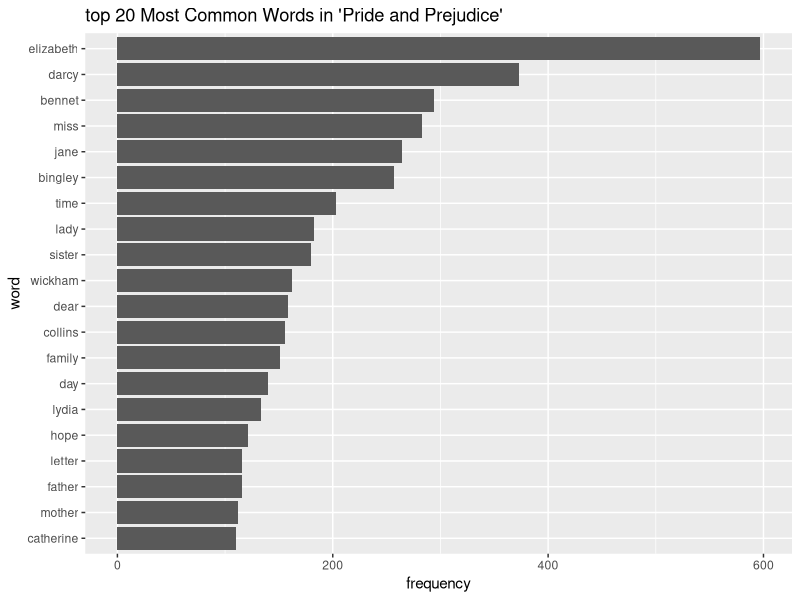

This chart was generated by the following R code:
## ---- chunk 1
knitr::opts_chunk$set(echo = TRUE)
## ---- chunk 2
#install.packages("janeaustenr")
#install.packages("tidytext")

## ---- chunk 3
library(janeaustenr)
library(tidytext)
library(dplyr)
library(ggplot2)
library(stringr)
## ---- chunk 4
text <- austen_books() %>%
  filter(book == "Pride & Prejudice")

head(text)
## ---- chunk 5
words <- text %>%
   unnest_tokens(word, text)
words
## ---- chunk 6
data("stop_words")
filtered_words <- words %>%
  anti_join(stop_words, by = "word")
filtered_words
## ---- chunk 7
word_counts <- filtered_words %>%
  count(word, sort = TRUE)
word_counts
## ---- chunk 8
top_words <- head(word_counts, 20)
ggplot(top_words, aes(x = reorder(word, n), y = n)) +
  geom_col() +
  labs(title = "top 20 Most Common Words in 'Pride and Prejudice'",
       x = "word",
       y = "frequency")+
  coord_flip()
## ---- chunk 9
#' Convert to Custom Pig Latin
#'
#' This function converts English words to a custom version of Pig Latin.
#' The rearrangement component involves moving the last letter of the word
#' to the beginning. The addition component adds "xy" to the end of the word.
#'
#' @param word A character string representing a single English word.
#' @return A character string of the word converted to custom Pig Latin.
#' @examples
#' custom_pig_latin("hello")
#' custom_pig_latin("apple")
#' custom_pig_latin("strong")
#' @export
custom_pig_latin <- function(word) {
  # Validate input
  if (!is.character(word) || length(word) != 1) {
    stop("Input must be a single word (character string).")
  }

  if (nchar(word) == 0) {
    return("xy")
  }

  # Check if word starts with a vowel
  if (tolower(substr(word, 1, 1)) %in% c('a', 'e', 'i', 'o', 'u')) {
    # Move the last letter to the start and add "xy"
    return(paste0(substr(word, nchar(word), nchar(word)), substr(word, 1, nchar(word) - 1), "xy"))
  } else {
    # Move the first letter to the end, then the last to the start, and add "xy"
    return(paste0(substr(word, nchar(word), nchar(word)), substr(word, 2, nchar(word) - 1), substr(word, 1, 1), "xy"))
  }
}

## ---- chunk 10
custom_pig_latin("hello") # "ohellxy"
custom_pig_latin("apple") # "eapplxy"
custom_pig_latin("strong") # "gstronxy"
## ---- chunk 11
library(testthat)
## ---- chunk 12
# Begin test cases
test_that("Custom Pig Latin Conversion Works Correctly", {
  expect_equal(custom_pig_latin("hello"), "oellhxy")
  expect_equal(custom_pig_latin("apple"), "eapplxy")
  expect_equal(custom_pig_latin("strong"), "gtronsxy")
})

test_that("Handles Non-Standard Input", {
  expect_error(custom_pig_latin(123))
  expect_error(custom_pig_latin(TRUE))
  expect_error(custom_pig_latin(NULL))
})

test_that("Handles Empty and Single Character Strings", {
  expect_equal(custom_pig_latin(""), "xy")
  expect_equal(custom_pig_latin("a"), "axy")
})
